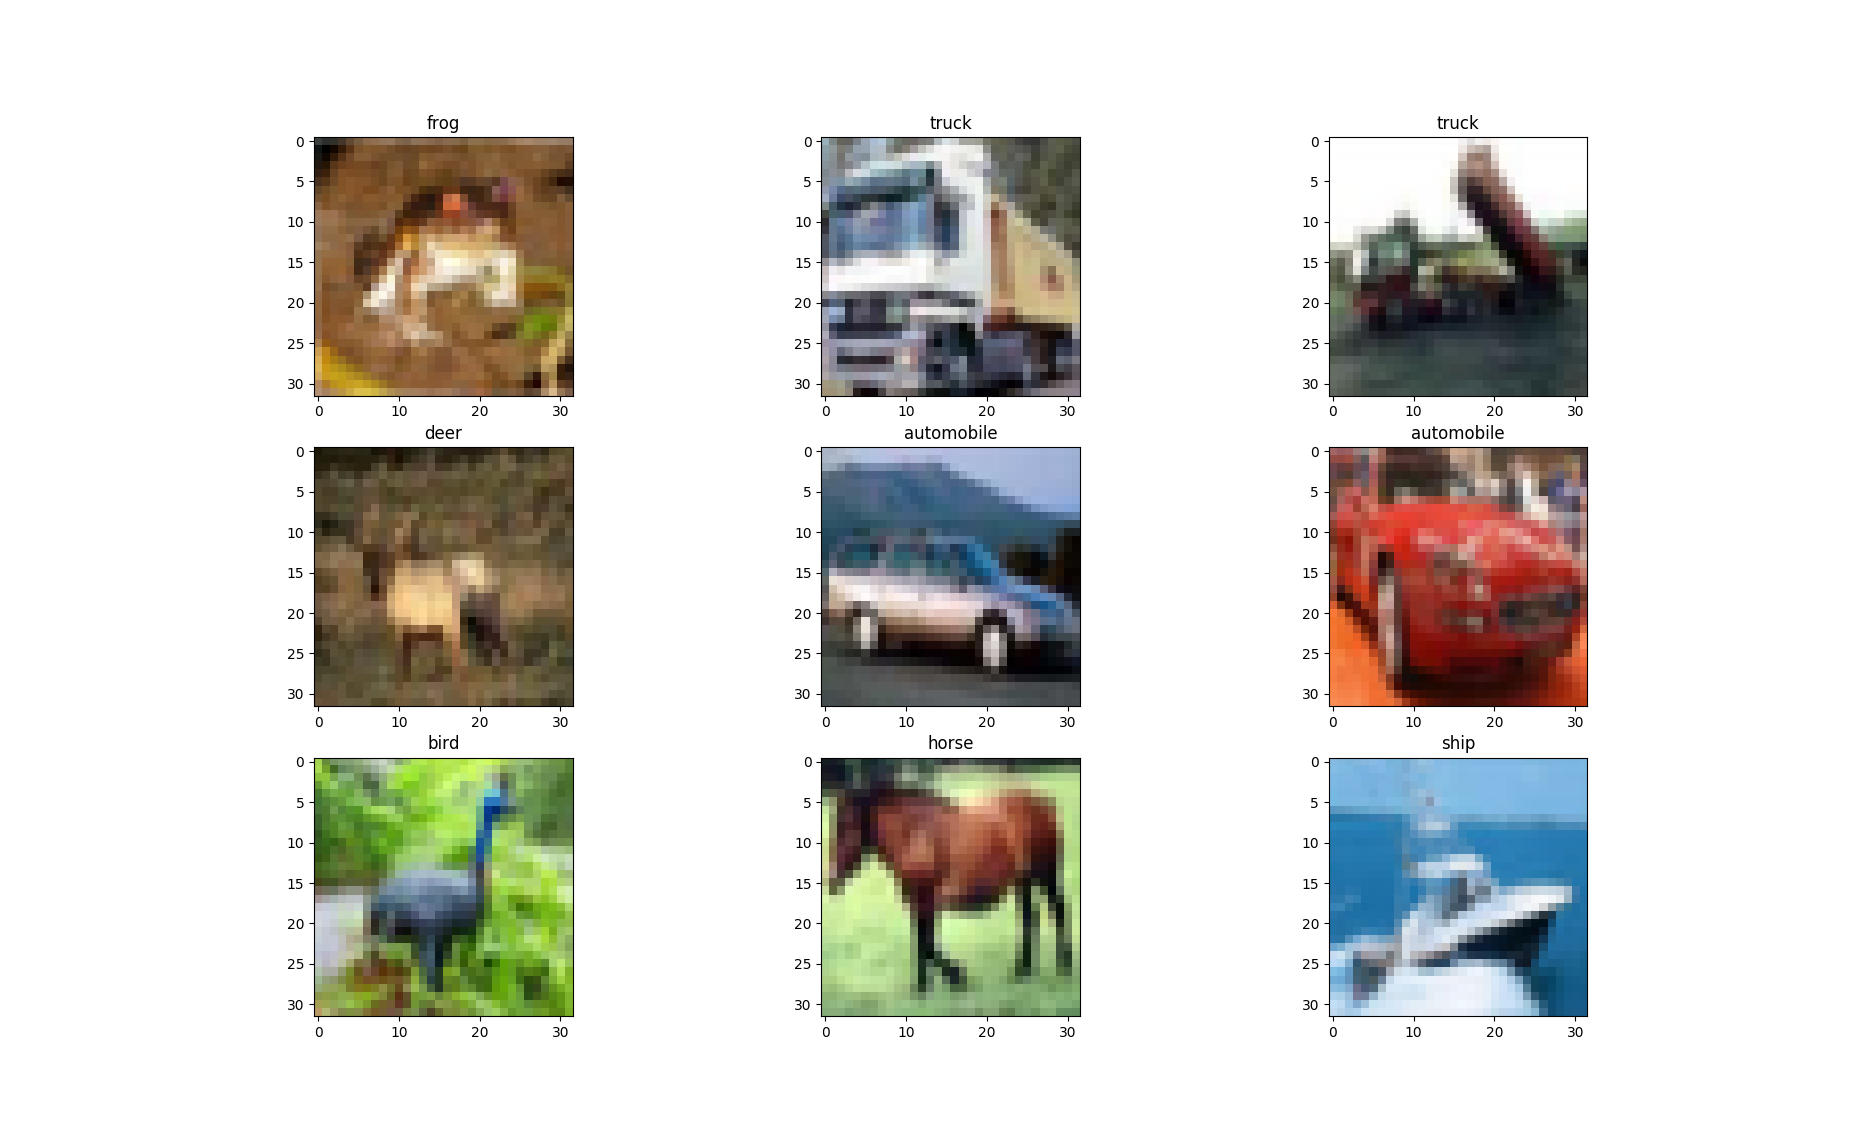

This figure's Python source:
# Evaluation program for CIFAR-10
#
# NN-Team-2

import numpy as np

from keras.datasets import cifar10
from keras.models import Sequential
from keras.layers import Dense
from keras.layers import Dropout
from keras.layers import Flatten
from keras.constraints import maxnorm
from keras.optimizers import SGD
from keras.layers.convolutional import Conv2D
from keras.layers.convolutional import MaxPooling2D
from keras.utils import np_utils
from keras import backend as K

from matplotlib import pyplot
from scipy.misc import toimage

import os.path as path

K.set_image_dim_ordering('th')

# fix random seed for reproducibility
seed = 52
np.random.seed(seed)

# load data
(X_train, y_train), (X_test, y_test) = cifar10.load_data()

# normalize inputs from 0-255 to 0.0-1.0
X_train = X_train.astype('float32')
X_test = X_test.astype('float32')
X_train = X_train / 255.0
X_test = X_test / 255.0

# one hot encode outputs
y_train = np_utils.to_categorical(y_train)
y_test = np_utils.to_categorical(y_test)
num_classes = y_test.shape[1]

# Create the model
model = Sequential()
model.add(Conv2D(32, (3, 3), input_shape=(3, 32, 32), activation='relu', padding='same'))
model.add(Dropout(0.2))
model.add(Conv2D(32, (3, 3), activation='relu', padding='same'))
model.add(MaxPooling2D(pool_size=(2, 2)))
model.add(Conv2D(64, (3, 3), activation='relu', padding='same'))
model.add(Dropout(0.2))
model.add(Conv2D(64, (3, 3), activation='relu', padding='same'))
model.add(MaxPooling2D(pool_size=(2, 2)))
model.add(Conv2D(128, (3, 3), activation='relu', padding='same'))
model.add(Dropout(0.2))
model.add(Conv2D(128, (3, 3), activation='relu', padding='same'))
model.add(MaxPooling2D(pool_size=(2, 2)))
model.add(Flatten())
model.add(Dropout(0.2))
model.add(Dense(1024, activation='relu', kernel_constraint=maxnorm(3)))
model.add(Dropout(0.2))
model.add(Dense(512, activation='relu', kernel_constraint=maxnorm(3)))
model.add(Dropout(0.2))
model.add(Dense(num_classes, activation='softmax'))
# Compile model
epochs = 25
lrate = 0.01
decay = lrate/epochs
sgd = SGD(lr=lrate, momentum=0.9, decay=decay, nesterov=False)
model.compile(loss='categorical_crossentropy', optimizer=sgd, metrics=['accuracy'])
print(model.summary())

if path.exists('out/cifar10_complex_cnn.h5'):
    model.load_weights('out/cifar10_complex_cnn.h5')

    # declare categories:
    categories = ['airplane', 'automobile', 'bird', 'cat', 'deer', 'dog', 'frog', 'horse', 'ship', 'truck']

    # pull first 9 images out:
    images = X_train[:9]

    # make prediction
    prediction = model.predict(images)

    # create a grid of 3x3 images
    fig = pyplot.figure()
    for i in range(0, 9):
        ax = pyplot.subplot(330 + 1 + i)
        ax.title.set_text(categories[np.argmax(prediction[i])])
        pyplot.imshow(toimage(images[i]))

    # show the plot
    pyplot.show()
else:
    print('no weights found...')
